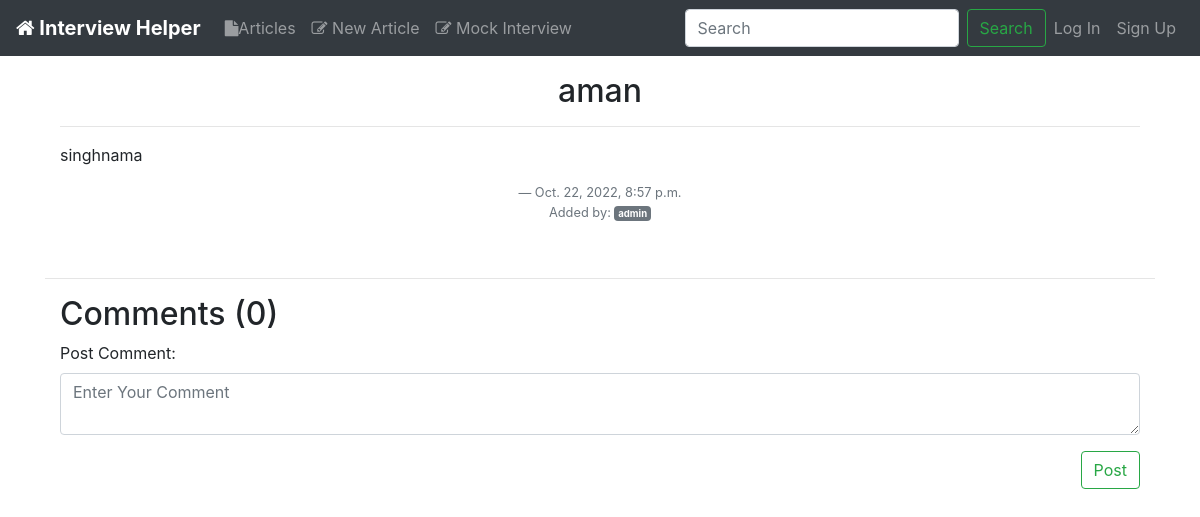
/articles/Z0NKU40HMM/, run on the app's committed database.
### articles/models.py (models this page shows, shortened)
class Article(models.Model):
    title = models.CharField(max_length=100)
    slug = models.SlugField()
    text = models.TextField()
    date = models.DateTimeField(auto_now_add=True)
    author = models.ForeignKey(CustomUser,on_delete=models.CASCADE,default=None)

### accounts/models.py (models this page shows, shortened)
class CustomUser(AbstractUser):
    username = None
    email = models.EmailField(_('email adress'), unique=True)
    USERNAME_FIELD = 'email'
    name = models.CharField(max_length=255)
    is_active = models.BooleanField(default=True)
    REQUIRED_FIELDS = []
    objects = CustomUserManager()

### articles/views.py (the view)
# urls.py: url(r'^(?P<slug>[\w-]+)/$', views.article_details, name = "details"),
def article_details(request, slug):
    article = Article.objects.get(slug=slug)
    comments = utils.get_commnets(post=article)
    comment = forms.CommentForm()
    context = {
        'article':article,
        'comment':comment,
        'comments':comments
    }
    template = 'articles/article_details.html'
    return render(request, template, context)

### articles/forms.py
class CommentForm(forms.ModelForm):
    class Meta:
        model = models.ArticleComment
        fields = ['comment',]

### articles/utils.py (called while the page is built)
def get_commnets(post):
    comments = []
    roots = ArticleComment.objects.filter(post=post, parent=None)
    for root in roots:
        dfs(root, comments)
    return comments

### templates/articles/article_details.html (shortened to what this page needs)
{% extends 'base_layout.html' %}
{% load static %}
{% load humanize %}
{% load extrafilter %}
{% load crispy_forms_tags %}
{% block content %}
<div class="container my-3 ">
  <h2 class="blog-post-title text-center">{{article.title}}</h2>
  <hr>
  <div style="overflow:auto">{{article.text|safe}}</div>
  <p class="blockquote-footer text-center muted">{{article.date}} <br>Added by:
    <a href="{% url 'accounts:profile' email=article.author.email %}" class="badge badge-secondary">
      {{article.author.name}}
    </a>
    <br>
</p>
</div>
<br><hr>
<div class="container">
  <h2>Comments ({{comments|length}})</h2>
  <div class="content-section">
    <form action="{% url 'articles:comment' %}" method="post">
        <div class="form-group">
          <label for="comment">Post Comment:</label>
          <textarea class="form-control" placeholder="Enter Your Comment" name="comment" cols="80" id="id_comment" required="" rows="2" spellcheck="false"></textarea>
        </div>
        <div class="form-group">
            <button class="btn btn-outline-success float-right" type="submit" value="Post">Post</button>
        </div>
    </form>
  </div>
 <br><br>
</div>
{% endblock %}

### static/static_root/css/custom.css (style rules this page uses)
a:link { text-decoration: none; }

### data on the page
Article: title "aman", text "singhnama", date "Oct. 22, 2022, 8:57 p.m.", author.name "admin"

### other printed values
{{ comments|length }} "0"
